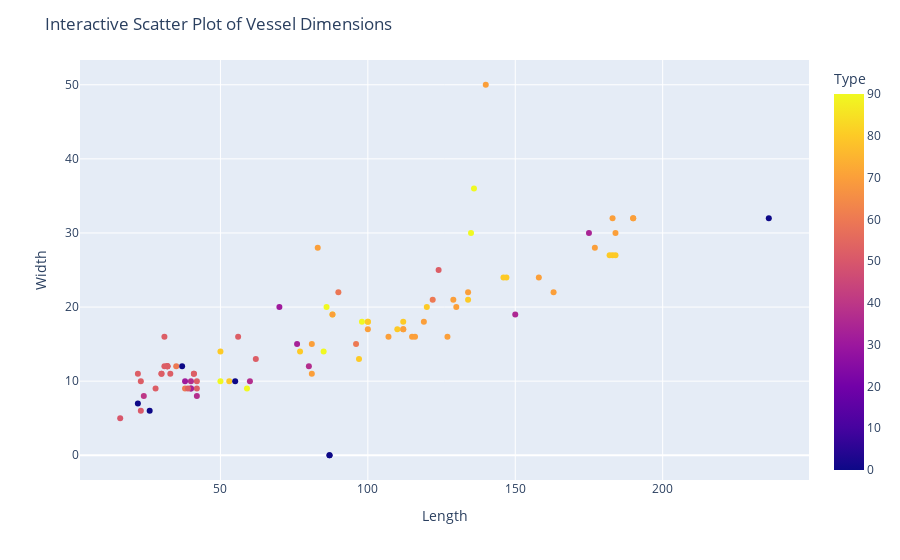

This figure's notebook cell:
### Markdown cell above
Για καλύτερη κατανόηση των δεδομένων μας θα δημιουργήσουμε ένα διαδραστικό διάγραμμα διασποράς που απεικονίζει στοιχεία σχετικά με το μέγεθος των πλοίων.

### Code cell
fig = px.scatter(unique_ships, x='length', y='width', color='Type', hover_data=['Type', 'MMSI', 'ShipName'])

# Customize the plot layout
fig.update_layout(title='Interactive Scatter Plot of Vessel Dimensions',
                  xaxis_title='Length',
                  yaxis_title='Width')

# Display the interactive plot
fig.show()

### Figure 1 — Plotly figure (JSON) as saved in the notebook; plotly's stock layout.template omitted (floating-point values rounded to 4 significant figures; data arrays with more than 128 entries replaced by an {"elided": "..."} marker saying what was removed)
{"data": [{"customdata": {"elided": "92x3 mixed values"}, "hovertemplate": "length=%{x}<br>width=%{y}<br>Type=%{marker.color}<br>MMSI=%{customdata[1]}<br>ShipName=%{customdata[2]}<extra></extra>", "legendgroup": "", "marker": {"color": [90, 52, 70, 90, 34, 50, 37, 70, 80, 37, 37, 80, 52, 70, 80, 80, 52, 90, 80, 33, 0, 90, 70, 70, 70, 70, 52, 40, 52, 70, 35, 70, 70, 80, 70, 52, 70, 37, 70, 51, 90, 70, 90, 70, 52, 0, 70, 0, 52, 90, 59, 52, 37, 52, 60, 0, 52, 70, 60, 0, 80, 52, 52, 33, 80, 52, 31, 60, 52, 80, 60, 31, 70, 80, 80, 0, 80, 80, 70, 0, 70, 52, 52, 52, 52, 80, 80, 90, 70, 52, 70, 70], "coloraxis": "coloraxis", "symbol": "circle"}, "mode": "markers", "name": "", "orientation": "v", "showlegend": false, "type": "scatter", "x": [135, 28, 158, 50, 175, 16, 60, 190, 100, 40, 42, 183, 42, 112, 184, 147, 42, 85, 146, 76, 236, 136, 190, 100, 81, 184, 62, 24, 32, 115, 150, 81, 130, 53, 107, 56, 140, 80, 177, 23, 88, 127, 86, 129, 32, 22, 112, 37, 30, 98, 90, 41, 40, 32, 38, 87, 22, 88, 35, 87, 182, 33, 124, 40, 77, 31, 38, 122, 41, 120, 96, 70, 163, 112, 110, 55, 100, 97, 83, 26, 116, 30, 32, 23, 31, 50, 134, 59, 119, 39, 183, 134], "xaxis": "x", "y": [30, 9, 24, 10, 30, 5, 10, 32, 18, 9, 8, 27, 9, 17, 27, 24, 10, 14, 24, 15, 32, 36, 32, 17, 11, 30, 13, 8, 12, 16, 19, 15, 20, 10, 16, 16, 50, 12, 28, 6, 19, 16, 20, 21, 12, 7, 17, 12, 11, 18, 22, 11, 10, 12, 9, 0, 11, 19, 12, 0, 27, 11, 25, 9, 14, 16, 10, 21, 11, 20, 15, 20, 22, 18, 17, 10, 18, 13, 28, 6, 16, 11, 12, 10, 12, 14, 21, 9, 18, 9, 32, 22], "yaxis": "y"}], "layout": {"autosize": true, "coloraxis": {"colorbar": {"title": {"text": "Type"}}, "colorscale": [[0, "#0d0887"], [0.1111, "#46039f"], [0.2222, "#7201a8"], [0.3333, "#9c179e"], [0.4444, "#bd3786"], [0.5556, "#d8576b"], [0.6667, "#ed7953"], [0.7778, "#fb9f3a"], [0.8889, "#fdca26"], [1, "#f0f921"]]}, "legend": {"tracegroupgap": 0}, "margin": {"t": 60}, "title": {"text": "Interactive Scatter Plot of Vessel Dimensions"}, "xaxis": {"anchor": "y", "autorange": true, "domain": [0, 1], "range": [2.669, 249.3], "title": {"text": "Length"}, "type": "linear"}, "yaxis": {"anchor": "x", "autorange": true, "domain": [0, 1], "range": [-3.871, 53.87], "title": {"text": "Width"}, "type": "linear"}}}
